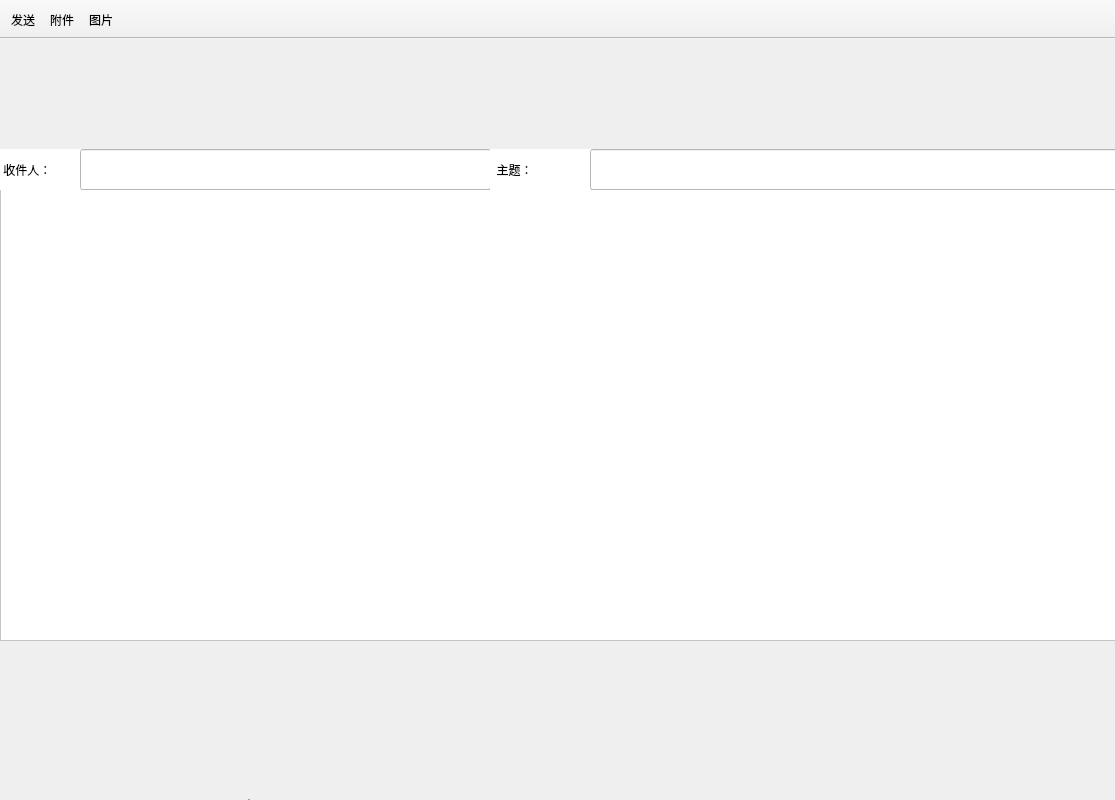
 <widget class="QMainWindow" name="ComposeWindow">
  <property name="geometry">
   <rect>
    <x>0</x>
    <y>0</y>
    <width>1115</width>
    <height>800</height>
   </rect>
  </property>
  <property name="windowTitle">
   <string>写邮件</string>
  </property>
  <property name="windowIcon">
   <iconset>
    <normaloff>logo.png</normaloff>logo.png</iconset>
  </property>
  <property name="styleSheet">
   <string notr="true"/>
  </property>
  <property name="toolButtonStyle">
   <enum>Qt::ToolButtonTextBesideIcon</enum>
  </property>
  <widget class="QWidget" name="centralwidget">
   <widget class="QLabel" name="label">
    <property name="geometry">
     <rect>
      <x>0</x>
      <y>400</y>
      <width>1221</width>
      <height>361</height>
     </rect>
    </property>
    <property name="text">
     <string/>
    </property>
    <property name="pixmap">
     <pixmap>../images/MI46MFESHGYJYZF7O_UT}_0.png</pixmap>
    </property>
   </widget>
   <widget class="QLabel" name="label_2">
    <property name="geometry">
     <rect>
      <x>0</x>
      <y>0</y>
      <width>1171</width>
      <height>151</height>
     </rect>
    </property>
    <property name="text">
     <string/>
    </property>
    <property name="pixmap">
     <pixmap>../images/15@QPB45P6O_}CKHKW]MFL0.png</pixmap>
    </property>
   </widget>
   <widget class="QPushButton" name="addButton">
    <property name="enabled">
     <bool>true</bool>
    </property>
    <property name="geometry">
     <rect>
      <x>540</x>
      <y>820</y>
      <width>24</width>
      <height>20</height>
     </rect>
    </property>
    <property name="minimumSize">
     <size>
      <width>24</width>
      <height>20</height>
     </size>
    </property>
    <property name="maximumSize">
     <size>
      <width>24</width>
      <height>20</height>
     </size>
    </property>
    <property name="focusPolicy">
     <enum>Qt::NoFocus</enum>
    </property>
    <property name="layoutDirection">
     <enum>Qt::LeftToRight</enum>
    </property>
    <property name="autoFillBackground">
     <bool>false</bool>
    </property>
    <property name="styleSheet">
     <string notr="true">QPushButton {
    border: 0px solid rgb(124, 124, 124);
    
    border-radius:5px;
}
QPushButton:hover{
    border: 1px solid #3C80B1;
    background-color: qconicalgradient(cx:0.5, cy:0.5, angle:180, stop:0.49999 rgba(181, 225, 250, 255), stop:0.50001 rgba(222, 242, 251, 255));
   
}
QPushButton:pressed{
    border: 1px solid #5F92B2;
    background-color: qconicalgradient(cx:0.5, cy:0.5, angle:180, stop:0.49999 rgba(134, 198, 233, 255), stop:0.50001 rgba(206, 234, 248, 255));
 
}
QPushButton::menu-indicator {

         image: none; 
}</string>
    </property>
    <property name="text">
     <string/>
    </property>
    <property name="icon">
     <iconset>
      <normaloff>textedit/加号.png</normaloff>textedit/加号.png</iconset>
    </property>
    <property name="autoRepeatDelay">
     <number>300</number>
    </property>
   </widget>
   <widget class="QLabel" name="label_3">
    <property name="geometry">
     <rect>
      <x>830</x>
      <y>0</y>
      <width>491</width>
      <height>151</height>
     </rect>
    </property>
    <property name="text">
     <string/>
    </property>
    <property name="pixmap">
     <pixmap>../images/15@QPB45P6O_}CKHKW]MFL0.png</pixmap>
    </property>
   </widget>
   <widget class="QWidget" name="widget" native="true">
    <property name="geometry">
     <rect>
      <x>30</x>
      <y>760</y>
      <width>916</width>
      <height>50</height>
     </rect>
    </property>
    <property name="minimumSize">
     <size>
      <width>916</width>
      <height>50</height>
     </size>
    </property>
    <property name="maximumSize">
     <size>
      <width>916</width>
      <height>50</height>
     </size>
    </property>
    <layout class="QHBoxLayout" name="horizontalLayout_3">
     <property name="spacing">
      <number>0</number>
     </property>
     <property name="leftMargin">
      <number>0</number>
     </property>
     <property name="topMargin">
      <number>0</number>
     </property>
     <property name="rightMargin">
      <number>0</number>
     </property>
     <property name="bottomMargin">
      <number>0</number>
     </property>
     <item>
      <widget class="QPushButton" name="ButtonUndo">
       <property name="enabled">
        <bool>true</bool>
       </property>
       <property name="minimumSize">
        <size>
         <width>40</width>
         <height>40</height>
        </size>
       </property>
       <property name="maximumSize">
        <size>
         <width>40</width>
         <height>40</height>
        </size>
       </property>
       <property name="toolTip">
        <string>撤销</string>
       </property>
       <property name="whatsThis">
        <string>&lt;html&gt;&lt;head/&gt;&lt;body&gt;&lt;p&gt;撤销&lt;/p&gt;&lt;/body&gt;&lt;/html&gt;</string>
       </property>
       <property name="styleSheet">
        <string notr="true">QPushButton {
    border: 0px solid rgb(124, 124, 124);
    
    border-radius:5px;
}
QPushButton:hover{
    border: 1px solid #3C80B1;
    background-color: qconicalgradient(cx:0.5, cy:0.5, angle:180, stop:0.49999 rgba(181, 225, 250, 255), stop:0.50001 rgba(222, 242, 251, 255));
   
}
QPushButton:pressed{
    border: 1px solid #5F92B2;
    background-color: qconicalgradient(cx:0.5, cy:0.5, angle:180, stop:0.49999 rgba(134, 198, 233, 255), stop:0.50001 rgba(206, 234, 248, 255));
 
}</string>
       </property>
       <property name="text">
        <string extracomment="撤销"/>
       </property>
       <property name="icon">
        <iconset>
         <normaloff>textedit/cleared.png</normaloff>textedit/cleared.png</iconset>
       </property>
       <property name="iconSize">
        <size>
         <width>30</width>
         <height>30</height>
        </size>
       </property>
      </widget>
     </item>
     <item>
      <widget class="QPushButton" name="ButtonRedo">
       <property name="minimumSize">
        <size>
         <width>40</width>
         <height>40</height>
        </size>
       </property>
       <property name="maximumSize">
        <size>
         <width>40</width>
         <height>40</height>
        </size>
       </property>
       <property name="toolTip">
        <string>恢复</string>
       </property>
       <property name="styleSheet">
        <string notr="true">QPushButton {
    border: 0px solid rgb(124, 124, 124);
    
    border-radius:5px;
}
QPushButton:hover{
    border: 1px solid #3C80B1;
    background-color: qconicalgradient(cx:0.5, cy:0.5, angle:180, stop:0.49999 rgba(181, 225, 250, 255), stop:0.50001 rgba(222, 242, 251, 255));
   
}
QPushButton:pressed{
    border: 1px solid #5F92B2;
    background-color: qconicalgradient(cx:0.5, cy:0.5, angle:180, stop:0.49999 rgba(134, 198, 233, 255), stop:0.50001 rgba(206, 234, 248, 255));
 
}</string>
       </property>
       <property name="text">
        <string/>
       </property>
       <property name="icon">
        <iconset>
         <normaloff>textedit/recovery.png</normaloff>textedit/recovery.png</iconset>
       </property>
       <property name="iconSize">
        <size>
         <width>30</width>
         <height>30</height>
        </size>
       </property>
      </widget>
     </item>
     <item>
      <widget class="QPushButton" name="ButtonCut">
       <property name="enabled">
        <bool>false</bool>
       </property>
       <property name="minimumSize">
        <size>
         <width>40</width>
         <height>40</height>
        </size>
       </property>
       <property name="maximumSize">
        <size>
         <width>40</width>
         <height>40</height>
        </size>
       </property>
       <property name="toolTip">
        <string>剪切</string>
       </property>
       <property name="styleSheet">
        <string notr="true">QPushButton {
    border: 0px solid rgb(124, 124, 124);
    
    border-radius:5px;
}
QPushButton:hover{
    border: 1px solid #3C80B1;
    background-color: qconicalgradient(cx:0.5, cy:0.5, angle:180, stop:0.49999 rgba(181, 225, 250, 255), stop:0.50001 rgba(222, 242, 251, 255));
   
}
QPushButton:pressed{
    border: 1px solid #5F92B2;
    background-color: qconicalgradient(cx:0.5, cy:0.5, angle:180, stop:0.49999 rgba(134, 198, 233, 255), stop:0.50001 rgba(206, 234, 248, 255));
 
}</string>
       </property>
       <property name="text">
        <string/>
       </property>
       <property name="icon">
        <iconset>
         <normaloff>textedit/剪切.png</normaloff>textedit/剪切.png</iconset>
       </property>
       <property name="iconSize">
        <size>
         <width>30</width>
         <height>30</height>
        </size>
       </property>
      </widget>
     </item>
     <item>
      <widget class="QPushButton" name="ButtonCopy">
       <property name="enabled">
        <bool>false</bool>
       </property>
       <property name="minimumSize">
        <size>
         <width>40</width>
         <height>40</height>
        </size>
       </property>
       <property name="maximumSize">
        <size>
         <width>40</width>
         <height>40</height>
        </size>
       </property>
       <property name="toolTip">
        <string>复制</string>
       </property>
       <property name="styleSheet">
        <string notr="true">QPushButton {
    border: 0px solid rgb(124, 124, 124);
    
    border-radius:5px;
}
QPushButton:hover{
    border: 1px solid #3C80B1;
    background-color: qconicalgradient(cx:0.5, cy:0.5, angle:180, stop:0.49999 rgba(181, 225, 250, 255), stop:0.50001 rgba(222, 242, 251, 255));
   
}
QPushButton:pressed{
    border: 1px solid #5F92B2;
    background-color: qconicalgradient(cx:0.5, cy:0.5, angle:180, stop:0.49999 rgba(134, 198, 233, 255), stop:0.50001 rgba(206, 234, 248, 255));
 
}</string>
       </property>
       <property name="text">
        <string/>
       </property>
       <property name="icon">
        <iconset>
         <normaloff>textedit/copy.png</normaloff>textedit/copy.png</iconset>
       </property>
       <property name="iconSize">
        <size>
         <width>30</width>
         <height>30</height>
        </size>
       </property>
      </widget>
     </item>
     <item>
      <widget class="QPushButton" name="ButtonPaste">
       <property name="minimumSize">
        <size>
         <width>40</width>
         <height>40</height>
        </size>
       </property>
       <property name="maximumSize">
        <size>
         <width>40</width>
         <height>40</height>
        </size>
       </property>
       <property name="toolTip">
        <string>粘贴</string>
       </property>
       <property name="styleSheet">
        <string notr="true">QPushButton {
    border: 0px solid rgb(124, 124, 124);
    
    border-radius:5px;
}
QPushButton:hover{
    border: 1px solid #3C80B1;
    background-color: qconicalgradient(cx:0.5, cy:0.5, angle:180, stop:0.49999 rgba(181, 225, 250, 255), stop:0.50001 rgba(222, 242, 251, 255));
   
}
QPushButton:pressed{
    border: 1px solid #5F92B2;
    background-color: qconicalgradient(cx:0.5, cy:0.5, angle:180, stop:0.49999 rgba(134, 198, 233, 255), stop:0.50001 rgba(206, 234, 248, 255));
 
}</string>
       </property>
       <property name="text">
        <string/>
       </property>
       <property name="icon">
        <iconset>
         <normaloff>textedit/draft.png</normaloff>textedit/draft.png</iconset>
       </property>
       <property name="iconSize">
        <size>
         <width>30</width>
         <height>30</height>
        </size>
       </property>
      </widget>
     </item>
     <item>
      <widget class="Line" name="line">
       <property name="orientation">
        <enum>Qt::Vertical</enum>
       </property>
      </widget>
     </item>
     <item>
      <widget class="QPushButton" name="ButtonTextBold">
       <property name="minimumSize">
        <size>
         <width>40</width>
         <height>40</height>
        </size>
       </property>
       <property name="maximumSize">
        <size>
         <width>40</width>
         <height>40</height>
        </size>
       </property>
       <property name="toolTip">
        <string>粗体</string>
       </property>
       <property name="styleSheet">
        <string notr="true">QPushButton {
    border: 0px solid rgb(124, 124, 124);
    
    border-radius:5px;
}
QPushButton:hover{
    border: 1px solid #3C80B1;
    background-color: qconicalgradient(cx:0.5, cy:0.5, angle:180, stop:0.49999 rgba(181, 225, 250, 255), stop:0.50001 rgba(222, 242, 251, 255));
   
}
QPushButton:pressed{
    border: 1px solid #5F92B2;
    background-color: qconicalgradient(cx:0.5, cy:0.5, angle:180, stop:0.49999 rgba(134, 198, 233, 255), stop:0.50001 rgba(206, 234, 248, 255));
 
}
QPushButton:checked{
       border: 1px solid #5F92B2;
    background-color: qconicalgradient(cx:0.5, cy:0.5, angle:180, stop:0.49999 rgba(134, 198, 233, 255), stop:0.50001 rgba(206, 234, 248, 255));
}</string>
       </property>
       <property name="text">
        <string/>
       </property>
       <property name="icon">
        <iconset>
         <normaloff>textedit/font_bold.png</normaloff>textedit/font_bold.png</iconset>
       </property>
       <property name="iconSize">
        <size>
         <width>30</width>
         <height>30</height>
        </size>
       </property>
       <property name="shortcut">
        <string>Ctrl+B</string>
       </property>
       <property name="checkable">
        <bool>true</bool>
       </property>
       <property name="checked">
        <bool>false</bool>
       </property>
      </widget>
     </item>
     <item>
      <widget class="QPushButton" name="ButtonTextItalic">
       <property name="minimumSize">
        <size>
         <width>40</width>
         <height>40</height>
        </size>
       </property>
       <property name="maximumSize">
        <size>
         <width>40</width>
         <height>40</height>
        </size>
       </property>
       <property name="toolTip">
        <string>斜体</string>
       </property>
       <property name="styleSheet">
        <string notr="true">QPushButton {
    border: 0px solid rgb(124, 124, 124);
    
    border-radius:5px;
}
QPushButton:hover{
    border: 1px solid #3C80B1;
    background-color: qconicalgradient(cx:0.5, cy:0.5, angle:180, stop:0.49999 rgba(181, 225, 250, 255), stop:0.50001 rgba(222, 242, 251, 255));
   
}
QPushButton:pressed{
    border: 1px solid #5F92B2;
    background-color: qconicalgradient(cx:0.5, cy:0.5, angle:180, stop:0.49999 rgba(134, 198, 233, 255), stop:0.50001 rgba(206, 234, 248, 255));
 
}
QPushButton:checked{
       border: 1px solid #5F92B2;
    background-color: qconicalgradient(cx:0.5, cy:0.5, angle:180, stop:0.49999 rgba(134, 198, 233, 255), stop:0.50001 rgba(206, 234, 248, 255));
}</string>
       </property>
       <property name="text">
        <string/>
       </property>
       <property name="icon">
        <iconset>
         <normaloff>textedit/font_italic.png</normaloff>textedit/font_italic.png</iconset>
       </property>
       <property name="iconSize">
        <size>
         <width>30</width>
         <height>30</height>
        </size>
       </property>
       <property name="shortcut">
        <string>F4</string>
       </property>
       <property name="checkable">
        <bool>true</bool>
       </property>
      </widget>
     </item>
     <item>
      <widget class="QPushButton" name="ButtonTextUnderline">
       <property name="minimumSize">
        <size>
         <width>40</width>
         <height>40</height>
        </size>
       </property>
       <property name="maximumSize">
        <size>
         <width>40</width>
         <height>40</height>
        </size>
       </property>
       <property name="toolTip">
        <string>下划线</string>
       </property>
       <property name="styleSheet">
        <string notr="true">QPushButton {
    border: 0px solid rgb(124, 124, 124);
    
    border-radius:5px;
}
QPushButton:hover{
    border: 1px solid #3C80B1;
    background-color: qconicalgradient(cx:0.5, cy:0.5, angle:180, stop:0.49999 rgba(181, 225, 250, 255), stop:0.50001 rgba(222, 242, 251, 255));
   
}
QPushButton:pressed{
    border: 1px solid #5F92B2;
    background-color: qconicalgradient(cx:0.5, cy:0.5, angle:180, stop:0.49999 rgba(134, 198, 233, 255), stop:0.50001 rgba(206, 234, 248, 255));
 
}
QPushButton:checked{
       border: 1px solid #5F92B2;
    background-color: qconicalgradient(cx:0.5, cy:0.5, angle:180, stop:0.49999 rgba(134, 198, 233, 255), stop:0.50001 rgba(206, 234, 248, 255));
}</string>
       </property>
       <property name="text">
        <string/>
       </property>
       <property name="icon">
        <iconset>
         <normaloff>textedit/underline.png</normaloff>textedit/underline.png</iconset>
       </property>
       <property name="iconSize">
        <size>
         <width>30</width>
         <height>30</height>
        </size>
       </property>
       <property name="shortcut">
        <string>Ctrl+U</string>
       </property>
       <property name="checkable">
        <bool>true</bool>
       </property>
      </widget>
     </item>
     <item>
      <widget class="QPushButton" name="ButtonAlignLeft">
       <property name="minimumSize">
        <size>
         <width>40</width>
         <height>40</height>
        </size>
       </property>
       <property name="maximumSize">
        <size>
         <width>40</width>
         <height>40</height>
        </size>
       </property>
       <property name="toolTip">
        <string>左对齐</string>
       </property>
       <property name="styleSheet">
        <string notr="true">QPushButton {
    border: 0px solid rgb(124, 124, 124);
    
    border-radius:5px;
}
QPushButton:hover{
    border: 1px solid #3C80B1;
    background-color: qconicalgradient(cx:0.5, cy:0.5, angle:180, stop:0.49999 rgba(181, 225, 250, 255), stop:0.50001 rgba(222, 242, 251, 255));
   
}
QPushButton:pressed{
    border: 1px solid #5F92B2;
    background-color: qconicalgradient(cx:0.5, cy:0.5, angle:180, stop:0.49999 rgba(134, 198, 233, 255), stop:0.50001 rgba(206, 234, 248, 255));
 
}
QPushButton:checked{
       border: 1px solid #5F92B2;
    background-color: qconicalgradient(cx:0.5, cy:0.5, angle:180, stop:0.49999 rgba(134, 198, 233, 255), stop:0.50001 rgba(206, 234, 248, 255));
}</string>
       </property>
       <property name="text">
        <string/>
       </property>
       <property name="icon">
        <iconset>
         <normaloff>textedit/alignment_left.png</normaloff>textedit/alignment_left.png</iconset>
       </property>
       <property name="iconSize">
        <size>
         <width>30</width>
         <height>30</height>
        </size>
       </property>
       <property name="shortcut">
        <string>Ctrl+L</string>
       </property>
       <property name="checkable">
        <bool>true</bool>
       </property>
       <attribute name="buttonGroup">
        <string notr="true">buttonGroup</string>
       </attribute>
      </widget>
     </item>
     <item>
      <widget class="QPushButton" name="ButtonAlignCenter">
       <property name="minimumSize">
        <size>
         <width>40</width>
         <height>40</height>
        </size>
       </property>
       <property name="maximumSize">
        <size>
         <width>40</width>
         <height>40</height>
        </size>
       </property>
       <property name="toolTip">
        <string>居中对齐</string>
       </property>
       <property name="styleSheet">
        <string notr="true">QPushButton {
    border: 0px solid rgb(124, 124, 124);
    
    border-radius:5px;
}
QPushButton:hover{
    border: 1px solid #3C80B1;
    background-color: qconicalgradient(cx:0.5, cy:0.5, angle:180, stop:0.49999 rgba(181, 225, 250, 255), stop:0.50001 rgba(222, 242, 251, 255));
   
}
QPushButton:pressed{
    border: 1px solid #5F92B2;
    background-color: qconicalgradient(cx:0.5, cy:0.5, angle:180, stop:0.49999 rgba(134, 198, 233, 255), stop:0.50001 rgba(206, 234, 248, 255));
 
}
QPushButton:checked{
       border: 1px solid #5F92B2;
    background-color: qconicalgradient(cx:0.5, cy:0.5, angle:180, stop:0.49999 rgba(134, 198, 233, 255), stop:0.50001 rgba(206, 234, 248, 255));
}</string>
       </property>
       <property name="text">
        <string/>
       </property>
       <property name="icon">
        <iconset>
         <normaloff>textedit/alignment_center-恢复的.png</normaloff>textedit/alignment_center-恢复的.png</iconset>
       </property>
       <property name="iconSize">
        <size>
         <width>30</width>
         <height>30</height>
        </size>
       </property>
       <property name="shortcut">
        <string>Ctrl+E</string>
       </property>
       <property name="checkable">
        <bool>true</bool>
       </property>
       <attribute name="buttonGroup">
        <string notr="true">buttonGroup</string>
       </attribute>
      </widget>
     </item>
     <item>
      <widget class="QPushButton" name="ButtonAlignRight">
       <property name="minimumSize">
        <size>
         <width>40</width>
         <height>40</height>
        </size>
       </property>
       <property name="maximumSize">
        <size>
         <width>40</width>
         <height>40</height>
        </size>
       </property>
       <property name="toolTip">
        <string>右对齐</string>
       </property>
       <property name="styleSheet">
        <string notr="true">QPushButton {
    border: 0px solid rgb(124, 124, 124);
    
    border-radius:5px;
}
QPushButton:hover{
    border: 1px solid #3C80B1;
    background-color: qconicalgradient(cx:0.5, cy:0.5, angle:180, stop:0.49999 rgba(181, 225, 250, 255), stop:0.50001 rgba(222, 242, 251, 255));
   
}
QPushButton:pressed{
    border: 1px solid #5F92B2;
    background-color: qconicalgradient(cx:0.5, cy:0.5, angle:180, stop:0.49999 rgba(134, 198, 233, 255), stop:0.50001 rgba(206, 234, 248, 255));
 
}
QPushButton:checked{
       border: 1px solid #5F92B2;
    background-color: qconicalgradient(cx:0.5, cy:0.5, angle:180, stop:0.49999 rgba(134, 198, 233, 255), stop:0.50001 rgba(206, 234, 248, 255));
}</string>
       </property>
       <property name="text">
        <string/>
       </property>
       <property name="icon">
        <iconset>
         <normaloff>textedit/alignment_right.png</normaloff>textedit/alignment_right.png</iconset>
       </property>
       <property name="iconSize">
        <size>
         <width>30</width>
         <height>30</height>
        </size>
       </property>
       <property name="shortcut">
        <string>Ctrl+R</string>
       </property>
       <property name="checkable">
        <bool>true</bool>
       </property>
       <attribute name="buttonGroup">
        <string notr="true">buttonGroup</string>
       </attribute>
      </widget>
     </item>
     <item>
      <widget class="QPushButton" name="ButtonAlignJustify">
       <property name="minimumSize">
        <size>
         <width>40</width>
         <height>40</height>
        </size>
       </property>
       <property name="maximumSize">
        <size>
         <width>40</width>
         <height>40</height>
        </size>
       </property>
       <property name="toolTip">
        <string>文本对其</string>
       </property>
       <property name="styleSheet">
        <string notr="true">QPushButton {
    border: 0px solid rgb(124, 124, 124);
    
    border-radius:5px;
}
QPushButton:hover{
    border: 1px solid #3C80B1;
    background-color: qconicalgradient(cx:0.5, cy:0.5, angle:180, stop:0.49999 rgba(181, 225, 250, 255), stop:0.50001 rgba(222, 242, 251, 255));
   
}
QPushButton:pressed{
    border: 1px solid #5F92B2;
    background-color: qconicalgradient(cx:0.5, cy:0.5, angle:180, stop:0.49999 rgba(134, 198, 233, 255), stop:0.50001 rgba(206, 234, 248, 255));
 
}
QPushButton:checked{
       border: 1px solid #5F92B2;
    background-color: qconicalgradient(cx:0.5, cy:0.5, angle:180, stop:0.49999 rgba(134, 198, 233, 255), stop:0.50001 rgba(206, 234, 248, 255));
}</string>
       </property>
       <property name="text">
        <string/>
       </property>
       <property name="icon">
        <iconset>
         <normaloff>textedit/ic_左右对齐_24px.png</normaloff>textedit/ic_左右对齐_24px.png</iconset>
       </property>
       <property name="iconSize">
        <size>
         <width>30</width>
         <height>30</height>
        </size>
       </property>
       <property name="shortcut">
        <string>Ctrl+J</string>
       </property>
       <property name="checkable">
        <bool>true</bool>
       </property>
       <attribute name="buttonGroup">
        <string notr="true">buttonGroup</string>
       </attribute>
      </widget>
     </item>
     <item>
      <widget class="QPushButton" name="ButtonTextColor">
       <property name="minimumSize">
        <size>
         <width>40</width>
         <height>40</height>
        </size>
       </property>
       <property name="maximumSize">
        <size>
         <width>40</width>
         <height>40</height>
        </size>
       </property>
       <property name="toolTip">
        <string>颜色</string>
       </property>
       <property name="styleSheet">
        <string notr="true">QPushButton {
    border: 0px solid rgb(124, 124, 124);
    
    border-radius:5px;
}
QPushButton:hover{
    border: 1px solid #3C80B1;
    background-color: qconicalgradient(cx:0.5, cy:0.5, angle:180, stop:0.49999 rgba(181, 225, 250, 255), stop:0.50001 rgba(222, 242, 251, 255));
   
}
QPushButton:pressed{
    border: 1px solid #5F92B2;
    background-color: qconicalgradient(cx:0.5, cy:0.5, angle:180, stop:0.49999 rgba(134, 198, 233, 255), stop:0.50001 rgba(206, 234, 248, 255));
 
}</string>
       </property>
       <property name="text">
        <string/>
       </property>
       <property name="iconSize">
        <size>
         <width>40</width>
         <height>40</height>
        </size>
       </property>
       <property name="shortcut">
        <string>Ctrl+U</string>
       </property>
       <property name="checkable">
        <bool>true</bool>
       </property>
      </widget>
     </item>
     <item>
      <widget class="QComboBox" name="comboSize">
       <property name="maximumSize">
        <size>
         <width>61</width>
         <height>22</height>
        </size>
       </property>
       <property name="styleSheet">
        <string notr="true"/>
       </property>
       <property name="editable">
        <bool>true</bool>
       </property>
      </widget>
     </item>
     <item>
      <widget class="QFontComboBox" name="comboFont">
       <property name="maximumSize">
        <size>
         <width>279</width>
         <height>22</height>
        </size>
       </property>
       <property name="styleSheet">
        <string notr="true">
QFontComboBox
{
    selection-background-color: #3daee9;
    border-style: solid;
    border: 1px solid #76797C;
    border-radius: 2px;
    min-width: 75px;
}

QFontComboBox:on
{
    padding-top: 3px;
    padding-left: 4px;
    selection-background-color: #4a4a4a;
}



QFontComboBox::drop-down
{
    subcontrol-origin: padding;
    subcontrol-position: top right;
    width: 15px;

    border-left-width: 0px;
    border-left-color: darkgray;
    border-left-style: solid;
    border-top-right-radius: 3px;
    border-bottom-right-radius: 3px;
}

QFontComboBox::down-arrow
{
    image: url(ui/Black/down_arrow_disabled.png);
}

QFontComboBox::down-arrow:on, QComboBox::down-arrow:hover,
QFontComboBox::down-arrow:focus
{
    image: url(ui/Black/down_arrow.png);
}</string>
       </property>
      </widget>
     </item>
    </layout>
    <zorder>ButtonUndo</zorder>
    <zorder>ButtonRedo</zorder>
    <zorder>ButtonCut</zorder>
    <zorder>ButtonCopy</zorder>
    <zorder>ButtonPaste</zorder>
    <zorder>line</zorder>
    <zorder>ButtonTextBold</zorder>
    <zorder>ButtonTextItalic</zorder>
    <zorder>ButtonTextUnderline</zorder>
    <zorder>comboFont</zorder>
    <zorder>ButtonAlignLeft</zorder>
    <zorder>ButtonAlignCenter</zorder>
    <zorder>ButtonAlignRight</zorder>
    <zorder>ButtonAlignJustify</zorder>
    <zorder>ButtonTextColor</zorder>
    <zorder>comboSize</zorder>
   </widget>
   <widget class="QTextEdit" name="textEdit">
    <property name="geometry">
     <rect>
      <x>0</x>
      <y>150</y>
      <width>1131</width>
      <height>452</height>
     </rect>
    </property>
    <property name="minimumSize">
     <size>
      <width>916</width>
      <height>452</height>
     </size>
    </property>
    <property name="styleSheet">
     <string notr="true">background-color: rgb(255, 255, 255);
color: rgb(0, 0, 0);</string>
    </property>
   </widget>
   <widget class="QWidget" name="widget_attach" native="true">
    <property name="geometry">
     <rect>
      <x>14</x>
      <y>606</y>
      <width>916</width>
      <height>16</height>
     </rect>
    </property>
   </widget>
   <widget class="QLabel" name="label_receiver">
    <property name="geometry">
     <rect>
      <x>0</x>
      <y>110</y>
      <width>81</width>
      <height>41</height>
     </rect>
    </property>
    <property name="styleSheet">
     <string notr="true">background-color: rgb(255, 255, 255);
color: rgb(0, 0, 0);</string>
    </property>
    <property name="text">
     <string> 收件人：</string>
    </property>
   </widget>
   <widget class="QLineEdit" name="txtreceiver">
    <property name="geometry">
     <rect>
      <x>80</x>
      <y>110</y>
      <width>411</width>
      <height>41</height>
     </rect>
    </property>
    <property name="styleSheet">
     <string notr="true">background-color: rgb(255, 255, 255);
color: rgb(0, 0, 0);</string>
    </property>
   </widget>
   <widget class="QLabel" name="label_subject">
    <property name="geometry">
     <rect>
      <x>490</x>
      <y>110</y>
      <width>101</width>
      <height>41</height>
     </rect>
    </property>
    <property name="styleSheet">
     <string notr="true">background-color: rgb(255, 255, 255);
color: rgb(0, 0, 0);</string>
    </property>
    <property name="text">
     <string>  主题：</string>
    </property>
   </widget>
   <widget class="QLineEdit" name="txtsubject">
    <property name="geometry">
     <rect>
      <x>590</x>
      <y>110</y>
      <width>531</width>
      <height>41</height>
     </rect>
    </property>
    <property name="styleSheet">
     <string notr="true">background-color: rgb(255, 255, 255);
color: rgb(0, 0, 0);</string>
    </property>
   </widget>
   <zorder>label_2</zorder>
   <zorder>label_3</zorder>
   <zorder>label</zorder>
   <zorder>addButton</zorder>
   <zorder>label_receiver</zorder>
   <zorder>txtreceiver</zorder>
   <zorder>label_subject</zorder>
   <zorder>txtsubject</zorder>
  </widget>
  <widget class="QToolBar" name="toolBar">
   <property name="windowTitle">
    <string>toolBar</string>
   </property>
   <property name="movable">
    <bool>false</bool>
   </property>
   <property name="floatable">
    <bool>false</bool>
   </property>
   <attribute name="toolBarArea">
    <enum>TopToolBarArea</enum>
   </attribute>
   <attribute name="toolBarBreak">
    <bool>false</bool>
   </attribute>
   <addaction name="actionSend"/>
   <addaction name="actionAttachment"/>
   <addaction name="actionPicture"/>
   <addaction name="actionScreenCut"/>
   <addaction name="actionSave"/>
  </widget>
  <action name="actionSend">
   <property name="icon">
    <iconset>
     <normaloff>../images/(DBJ9F{$2K3C00}LUM@CGSM.png</normaloff>../images/(DBJ9F{$2K3C00}LUM@CGSM.png</iconset>
   </property>
   <property name="text">
    <string>发送</string>
   </property>
   <property name="shortcutContext">
    <enum>Qt::WindowShortcut</enum>
   </property>
  </action>
  <action name="actionAttachment">
   <property name="icon">
    <iconset>
     <normaloff>../images/~T%}G)E~LBK)GPE9UE5DEJT.png</normaloff>../images/~T%}G)E~LBK)GPE9UE5DEJT.png</iconset>
   </property>
   <property name="text">
    <string>附件</string>
   </property>
  </action>
  <action name="actionSave">
   <property name="icon">
    <iconset>
     <normaloff>../images/JL(3G}0Z0U3R1FKW52)TRGT.png</normaloff>../images/JL(3G}0Z0U3R1FKW52)TRGT.png</iconset>
   </property>
   <property name="text">
    <string/>
   </property>
   <property name="visible">
    <bool>true</bool>
   </property>
   <property name="menuRole">
    <enum>QAction::TextHeuristicRole</enum>
   </property>
  </action>
  <action name="actionPicture">
   <property name="icon">
    <iconset>
     <normaloff>../images/2B3GHFDGBSTET_MS`)IE@AJ.png</normaloff>../images/2B3GHFDGBSTET_MS`)IE@AJ.png</iconset>
   </property>
   <property name="text">
    <string>图片</string>
   </property>
  </action>
  <action name="actionScreenCut">
   <property name="icon">
    <iconset>
     <normaloff>../images/E9II58H]$VP3LM{{79S$8WL.png</normaloff>../images/E9II58H]$VP3LM{{79S$8WL.png</iconset>
   </property>
   <property name="text">
    <string/>
   </property>
   <property name="iconText">
    <string/>
   </property>
  </action>
  <action name="actionUndo">
   <property name="icon">
    <iconset>
     <normaloff>textedit/editundo.png</normaloff>textedit/editundo.png</iconset>
   </property>
   <property name="text">
    <string>撤销</string>
   </property>
  </action>
  <action name="action">
   <property name="icon">
    <iconset>
     <normaloff>textedit/editredo.png</normaloff>textedit/editredo.png</iconset>
   </property>
   <property name="text">
    <string>恢复</string>
   </property>
  </action>
  <action name="actionCut">
   <property name="icon">
    <iconset>
     <normaloff>textedit/editcut.png</normaloff>textedit/editcut.png</iconset>
   </property>
   <property name="text">
    <string>剪切</string>
   </property>
  </action>
  <action name="actionCopy">
   <property name="icon">
    <iconset>
     <normaloff>textedit/editcopy.png</normaloff>textedit/editcopy.png</iconset>
   </property>
   <property name="text">
    <string>复制</string>
   </property>
  </action>
  <action name="actionPaste">
   <property name="icon">
    <iconset>
     <normaloff>textedit/editpaste.png</normaloff>textedit/editpaste.png</iconset>
   </property>
   <property name="text">
    <string>粘贴</string>
   </property>
  </action>
 </widget>
